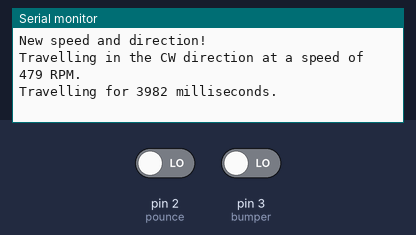
Simulated run of this sketch. Board: Arduino Uno, built with avr-gcc and run on an emulated ATmega328P. On the bench: the last lines printed to the serial monitor. The test bench sets the inputs (shaded band); at power-on: pin 2 (pounce) LOW, pin 3 (bumper) LOW. Random numbers use the default seed unless the sketch sets one.

Above: at 1.2 s.
1.3 s: pin 2 (pounce) driven HIGH
At 2.7 s:
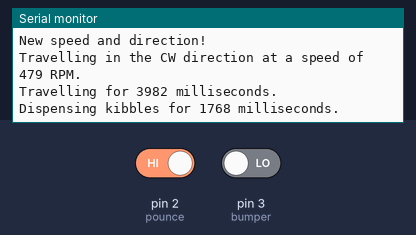
4.3 s: pin 2 (pounce) driven LOW and pin 3 (bumper) driven HIGH
At 6.48 s:
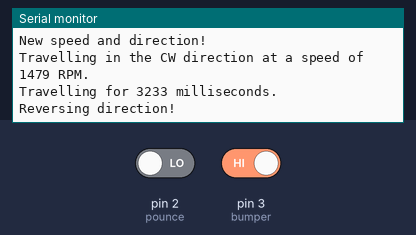
7.3 s: pin 2 (pounce) driven HIGH
At 9.9 s:
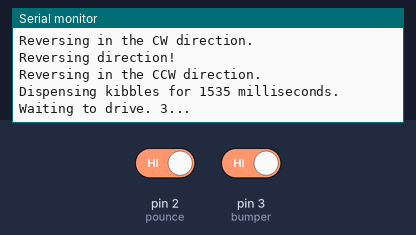
11.8 s: pin 2 (pounce) driven LOW
At 12.61 s:
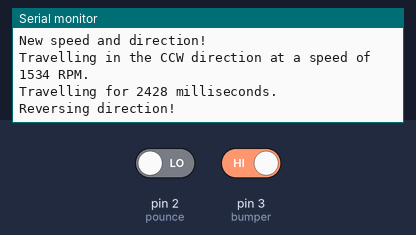
Timing chart, 0 to 14.8 s (numbered marks = the images above; inputs shaded):
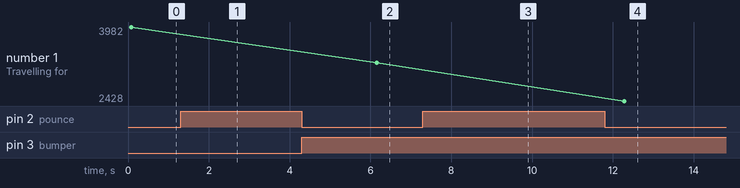

Measured:
- after the input at 1.3 s, the serial monitor: prints a new line at once (image 1)
- after the input at 4.3 s, the serial monitor: prints a new line after 1.9 s (image 2)
- after the input at 7.3 s, the serial monitor: prints a new line after 0.39 s (image 3)
- after the input at 11.8 s, the serial monitor: prints a new line after 0.52 s (image 4)
- plotted number 1: 3233 → 3505 after the input at 11.8 s

The sketch:

toy-arduino-code.ino
```cpp
/*
 * Mouse feeder thing
 *
 * Set up: blah blah
 *
 * Currently uses Arduino 101, nNO MOTORS, and a button (pounce)
 * Will use in the future: two stepper motors, a servo motor, reed switches?
 * Likely will use in the future:
 *
 * Current:
 * Pounce button (top/case button) attached to pin 2
 * Bumper buttont attached to pin 3
 *
 * Future:
 * Each stepper motor takes 4 pins - 3,4,5,6 (rightWheel) and 7,8,10,11 (leftWheel)
 * Servo motor (kibble motor) attached to pin 9
 * Bumper switches attached to 0, 1 (front, back) and 12, 13 (right, left)
 *
 * Created Fen 2, 2019
 * Modified Feb 3, 2019
 * Nicole Devos ndevos2@gmail.com
 *
 */

/*
 * NOTES:
 * PWM on 3, 5, 6, 9
 */


 /* EDITS I NEED TO MAKE:
*
* Change from motor commands to Serial, to motor commands to motor
* Test motor for min/max speeds
*
*/

#include <Stepper.h>

// define steppers

const int stepPin1 = 3;
const int stepPin2 = 4;
const int stepPin3 = 5;
const int stepPin4 = 6;
// pins for second stepper - 7,8,10,11

//Stepper rightWheel = Stepper(4096,stepPin1,stepPin2,stepPin3,stepPin4);
//Stepper leftWheel

// define buttons
const int pounce = 2;
const int bumper = 3;
//const int bumpers 0,1,12,13

// defin variables
int directionTime = 0;
int rightWheelSpeed = 0;
int rightWheelDirection = 0;
unsigned long currentMillis = 0;
unsigned long previousMillis = 0;
String directionString = "CW";
int kibbleDelay = 0;

void setup() {
  Serial.begin(9600);

  pinMode(pounce, INPUT);
  pinMode(bumper, INPUT);
  //pinModes for motors

  randomSeed(27051993);

}

void loop() {
  directionTime = random(1000,5001); // how long the mouse will traverse in the given direction - between half a second to 2 seconds
  rightWheelSpeed = random(100,2001); // Assuming min/max speeds for travelling are 100 RPM and 2000 RPM
  rightWheelDirection = random(1,3); // CW or CCW

  //rightWheel = setSpeed(rightWheelSpeed);

  if(rightWheelDirection==1)
  {directionString = "CW";}
  else {directionString = "CCW";}
  Serial.println("New speed and direction!");
  Serial.print("Travelling in the ");
  Serial.print(directionString);
  Serial.print(" direction at a speed of ");
  Serial.print(rightWheelSpeed);
  Serial.println(" RPM.");
  Serial.print("Travelling for ");
  Serial.print(directionTime);
  Serial.println(" milliseconds.");
  Serial.println();

  delay(10); //for serial stability


  while(currentMillis - previousMillis <= directionTime)
  {
    currentMillis = millis();
      if(rightWheelDirection == 1)
  {
    //rightWheel.step(5);
    //Serial.println("Driving in the CW direction");
  }
  else
  {
    //rightWheel.step(-5);
    //Serial.println("Driving in the CCW direction");
  }

    if(digitalRead(pounce) == HIGH)
    {
      //something about releasing kibbles from the kibble container
      //rotate kibble pinwheel for random 1-3 seconds or something, test with kibbles and printed pinwheel part
      // delay is probably the best for this application, too
      Serial.print("Dispensing kibbles for ");
      kibbleDelay = random(1000,3001);
      Serial.print(kibbleDelay);
      Serial.println(" milliseconds.");
      delay(kibbleDelay);
      Serial.println("Waiting to drive. 3...");
      delay(1000);
      Serial.println("2...");
      delay(1000);
      Serial.println("1...");
      Serial.println();
      delay(1000); // 3 second delay before continuing to drive
    }
    else if(digitalRead(bumper) == HIGH)
    {
      //reverse direction
      Serial.println("Reversing direction!");
      if(rightWheelDirection == 1)
      {
        rightWheelDirection = 2;
      }
      else
      {
        rightWheelDirection = 1;
      }
      if(rightWheelDirection==1)
  {directionString = "CW";}
  else {directionString = "CCW";}
      delay(500); // pause for half a second before reversing
      Serial.print("Reversing in the ");
      Serial.print(directionString);
      Serial.println(" direction.");
      Serial.println();
    }
    currentMillis = millis();
  }
  previousMillis = currentMillis;
}
```
